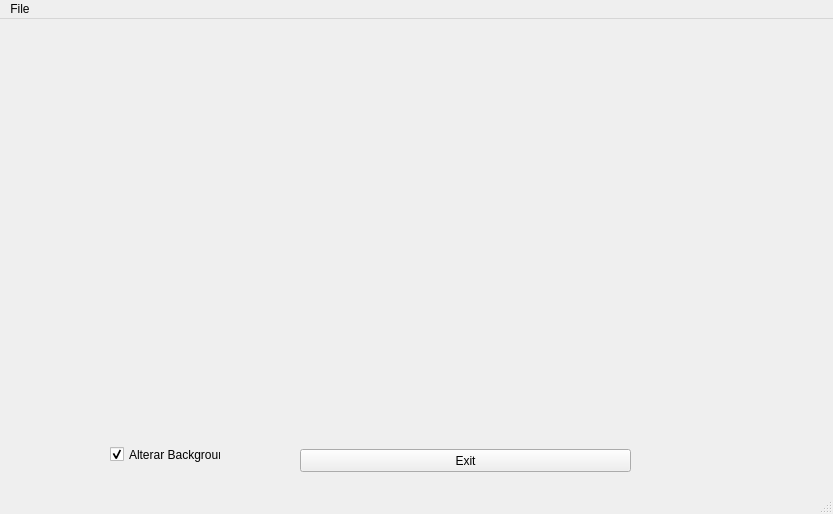
<?xml version="1.0" encoding="UTF-8"?>
<ui version="4.0">
 <class>MainWindow</class>
 <widget class="QMainWindow" name="MainWindow">
  <property name="geometry">
   <rect>
    <x>0</x>
    <y>0</y>
    <width>833</width>
    <height>514</height>
   </rect>
  </property>
  <property name="windowTitle">
   <string>MainWindow</string>
  </property>
  <widget class="QWidget" name="centralwidget">
   <widget class="GLWidget" name="widget" native="true">
    <property name="geometry">
     <rect>
      <x>30</x>
      <y>10</y>
      <width>781</width>
      <height>391</height>
     </rect>
    </property>
    <property name="focusPolicy">
     <enum>Qt::StrongFocus</enum>
    </property>
   </widget>
   <widget class="QPushButton" name="pushButton">
    <property name="geometry">
     <rect>
      <x>300</x>
      <y>430</y>
      <width>331</width>
      <height>23</height>
     </rect>
    </property>
    <property name="text">
     <string>Exit</string>
    </property>
   </widget>
   <widget class="QCheckBox" name="checkBox">
    <property name="geometry">
     <rect>
      <x>110</x>
      <y>420</y>
      <width>111</width>
      <height>31</height>
     </rect>
    </property>
    <property name="text">
     <string>Alterar Background</string>
    </property>
    <property name="checked">
     <bool>true</bool>
    </property>
   </widget>
  </widget>
  <widget class="QMenuBar" name="menubar">
   <property name="geometry">
    <rect>
     <x>0</x>
     <y>0</y>
     <width>833</width>
     <height>21</height>
    </rect>
   </property>
   <widget class="QMenu" name="menuFile">
    <property name="title">
     <string>File</string>
    </property>
    <addaction name="actionOpen"/>
   </widget>
   <addaction name="menuFile"/>
  </widget>
  <widget class="QStatusBar" name="statusbar"/>
  <action name="actionOpen">
   <property name="text">
    <string>Open</string>
   </property>
  </action>
 </widget>
 <customwidgets>
  <customwidget>
   <class>GLWidget</class>
   <extends>QWidget</extends>
   <header>glwidget.h</header>
   <container>1</container>
   <slots>
    <slot>toggleBackgroundColor(bool)</slot>
    <slot>showFileOpenDialog()</slot>
   </slots>
  </customwidget>
 </customwidgets>
 <resources/>
 <connections>
  <connection>
   <sender>pushButton</sender>
   <signal>clicked()</signal>
   <receiver>MainWindow</receiver>
   <slot>close()</slot>
   <hints>
    <hint type="sourcelabel">
     <x>255</x>
     <y>322</y>
    </hint>
    <hint type="destinationlabel">
     <x>262</x>
     <y>183</y>
    </hint>
   </hints>
  </connection>
  <connection>
   <sender>checkBox</sender>
   <signal>toggled(bool)</signal>
   <receiver>widget</receiver>
   <slot>toggleBackgroundColor(bool)</slot>
   <hints>
    <hint type="sourcelabel">
     <x>95</x>
     <y>306</y>
    </hint>
    <hint type="destinationlabel">
     <x>260</x>
     <y>161</y>
    </hint>
   </hints>
  </connection>
  <connection>
   <sender>actionOpen</sender>
   <signal>triggered()</signal>
   <receiver>widget</receiver>
   <slot>showFileOpenDialog()</slot>
   <hints>
    <hint type="sourcelabel">
     <x>-1</x>
     <y>-1</y>
    </hint>
    <hint type="destinationlabel">
     <x>260</x>
     <y>161</y>
    </hint>
   </hints>
  </connection>
 </connections>
</ui>
